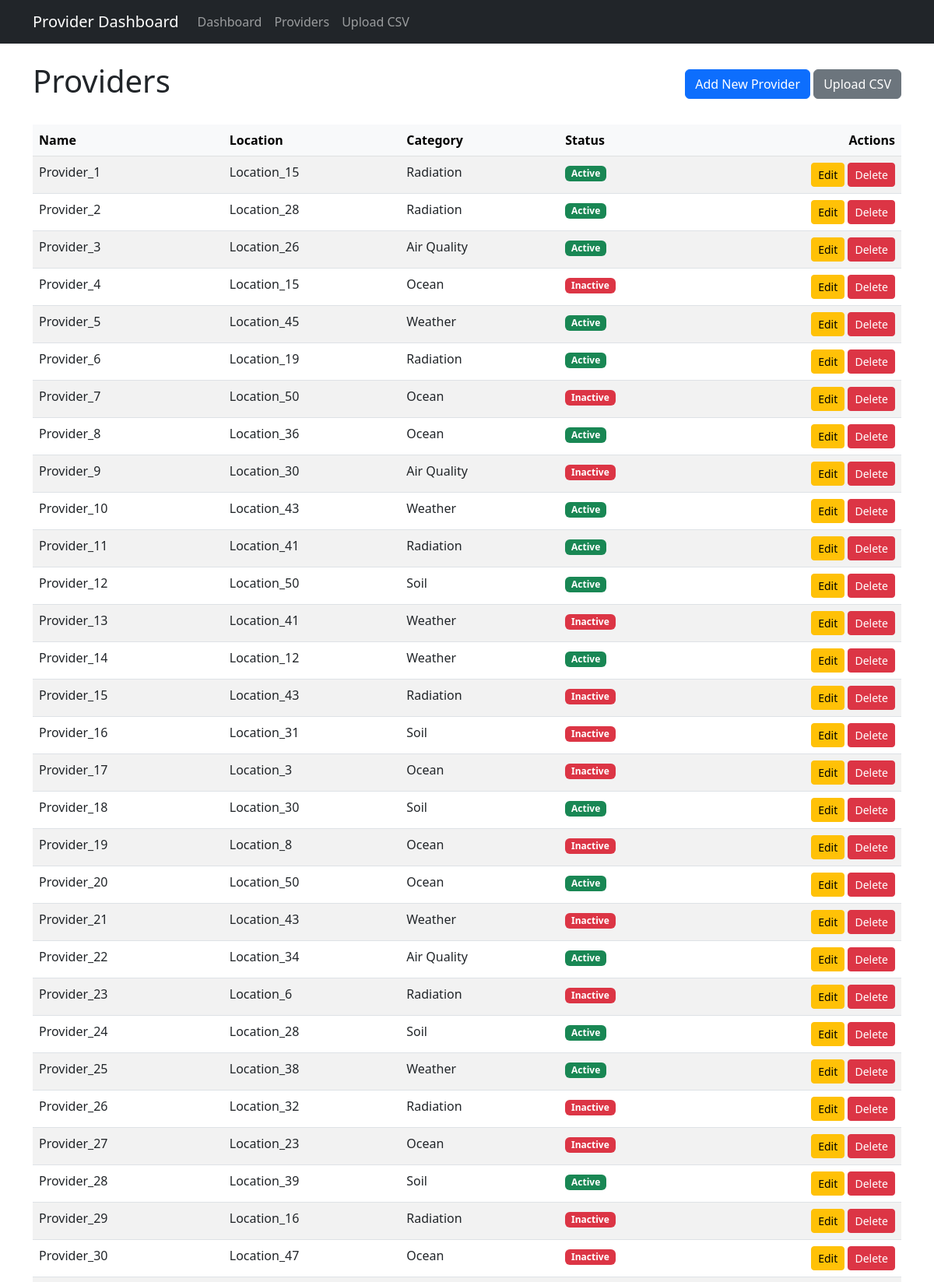
Screenshot of /providers (upper part) with the database file from the repository.
### models.py (models this page shows, shortened)
class Provider(db.Model):
    id = db.Column(db.Integer, primary_key=True)
    name = db.Column(db.String(100), nullable=False)
    location = db.Column(db.String(100), nullable=False)
    category = db.Column(db.String(50), nullable=False)
    status = db.Column(db.String(20), nullable=False)
    created_at = db.Column(db.DateTime, default=datetime.utcnow)
    __table_args__ = (
        db.UniqueConstraint('name', 'location', name='unique_provider_location'),
    )

### app.py (the view)
@app.route('/providers')
def list_providers():
    providers = Provider.query.all()
    return render_template('providers/list.html', providers=providers)

### templates/providers/list.html (shortened to what this page needs)
{% extends "base.html" %}
{% block content %}
<div class="d-flex justify-content-between align-items-center mb-4">
    <h1>Providers</h1>
    <div>
        <a href="{{ url_for('new_provider') }}" class="btn btn-primary">Add New Provider</a>
        <a href="{{ url_for('upload_csv') }}" class="btn btn-secondary">Upload CSV</a>
    </div>
</div>
<div class="table-responsive">
    <table class="table table-striped table-hover">
        <thead class="table-light">
            <tr>
                <th>Name</th>
                <th>Location</th>
                <th>Category</th>
                <th>Status</th>
                <th class="text-end">Actions</th>
            </tr>
        </thead>
        <tbody>
            {% for provider in providers %}
            <tr>
                <td>{{ provider.name }}</td>
                <td>{{ provider.location }}</td>
                <td>{{ provider.category }}</td>
                <td>
                    <span class="badge {% if provider.status == 'Active' %}bg-success{% else %}bg-danger{% endif %}">
                        {{ provider.status }}
                    </span>
                </td>
                <td class="text-end">
                    <a href="{{ url_for('edit_provider', id=provider.id) }}" class="btn btn-sm btn-warning">Edit</a>
                    <a href="{{ url_for('delete_provider', id=provider.id) }}" class="btn btn-sm btn-danger">Delete</a>
                </td>
            </tr>
            {% endfor %}
        </tbody>
    </table>
</div>
{% endblock %}

### templates/base.html (shortened to what this page needs)
<!DOCTYPE html>
<html lang="en">
<head>
    <link href="https://cdn.jsdelivr.net/npm/bootstrap@5.3.0/dist/css/bootstrap.min.css" rel="stylesheet">
</head>
<body>
    <nav class="navbar navbar-expand-lg navbar-dark bg-dark">
        <div class="container">
            <a class="navbar-brand" href="{{ url_for('home') }}">Provider Dashboard</a>
            <div class="collapse navbar-collapse" id="navbarNav">
                <ul class="navbar-nav">
                    <li class="nav-item">
                        <a class="nav-link" href="{{ url_for('dashboard') }}">Dashboard</a>
                    </li>
                    <li class="nav-item">
                        <a class="nav-link" href="{{ url_for('list_providers') }}">Providers</a>
                    </li>
                    <li class="nav-item">
                        <a class="nav-link" href="{{ url_for('upload_csv') }}">Upload CSV</a>
                    </li>
                </ul>
            </div>
        </div>
    </nav>
    <div class="container mt-4">
        {% block content %}{% endblock %}
    </div>
</body>
</html>

### rows the page displays
Provider: name "Provider_1", location "Location_15", category "Radiation", status "Active"
Provider: name "Provider_2", location "Location_28", category "Radiation", status "Active"
Provider: name "Provider_3", location "Location_26", category "Air Quality", status "Active"
Provider: name "Provider_4", location "Location_15", category "Ocean", status "Inactive"
Provider: name "Provider_5", location "Location_45", category "Weather", status "Active"
Provider: name "Provider_6", location "Location_19", category "Radiation", status "Active"
Provider: name "Provider_7", location "Location_50", category "Ocean", status "Inactive"
Provider: name "Provider_8", location "Location_36", category "Ocean", status "Active"
Provider: name "Provider_9", location "Location_30", category "Air Quality", status "Inactive"
Provider: name "Provider_10", location "Location_43", category "Weather", status "Active"
Provider: name "Provider_11", location "Location_41", category "Radiation", status "Active"
Provider: name "Provider_12", location "Location_50", category "Soil", status "Active"
Provider: name "Provider_13", location "Location_41", category "Weather", status "Inactive"
Provider: name "Provider_14", location "Location_12", category "Weather", status "Active"
Provider: name "Provider_15", location "Location_43", category "Radiation", status "Inactive"
Provider: name "Provider_16", location "Location_31", category "Soil", status "Inactive"
Provider: name "Provider_17", location "Location_3", category "Ocean", status "Inactive"
Provider: name "Provider_18", location "Location_30", category "Soil", status "Active"
Provider: name "Provider_19", location "Location_8", category "Ocean", status "Inactive"
Provider: name "Provider_20", location "Location_50", category "Ocean", status "Active"
Provider: name "Provider_21", location "Location_43", category "Weather", status "Inactive"
Provider: name "Provider_22", location "Location_34", category "Air Quality", status "Active"
Provider: name "Provider_23", location "Location_6", category "Radiation", status "Inactive"
Provider: name "Provider_24", location "Location_28", category "Soil", status "Active"
Provider: name "Provider_25", location "Location_38", category "Weather", status "Active"
Provider: name "Provider_26", location "Location_32", category "Radiation", status "Inactive"
Provider: name "Provider_27", location "Location_23", category "Ocean", status "Inactive"
Provider: name "Provider_28", location "Location_39", category "Soil", status "Active"
Provider: name "Provider_29", location "Location_16", category "Radiation", status "Inactive"
Provider: name "Provider_30", location "Location_47", category "Ocean", status "Inactive"
